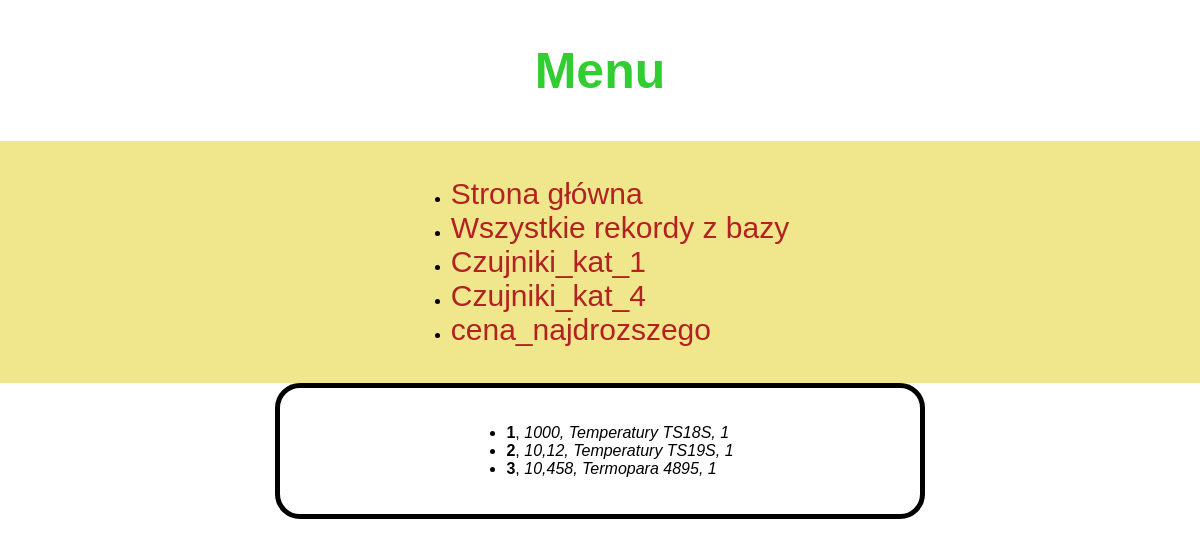
The app's page /Czujniki_kat_1.php with its own data.
### tables this page shows
CREATE TABLE `tabela` (
  `ID` int(2) DEFAULT NULL,
  `CENACZUJNIKA` varchar(6) DEFAULT NULL,
  `NAZWA` varchar(17) DEFAULT NULL,
  `KATEGORIA` int(1) DEFAULT NULL
);

### Czujniki_kat_1.php (the view, shortened to what this page needs)
<?php include_once("connect.php");?>
<!DOCTYPE html>
<html lang="en">
<head>
    <link rel="stylesheet" href="style.css">
</head>
<body>
    <h2>Menu</h2>
    <header>
        <ul>
            <li><a href="index.php">Strona główna</a></li>
            <li><a href="all.php">Wszystkie rekordy z bazy</a></li>
            <li><a href="Czujniki_kat_1.php">Czujniki_kat_1</a></li>
            <li><a href="Czujniki_kat_4.php">Czujniki_kat_4</a></li>
            <li><a href="cena_najdrozszego.php">cena_najdrozszego</a></li>
        </ul>
    </header>
    <div class="Czujniki_kat_1">
    <ul>
        <?php
    $Czujniki_kat_1records = $conn->query("SELECT tabela.ID,tabela.CENACZUJNIKA,tabela.NAZWA,tabela.KATEGORIA FROM tabela where KATEGORIA between 1 and 1;");
    while(list($ID,$CENACZUJNIKA,$NAZWA,$KATEGORIA)=mysqli_fetch_row($Czujniki_kat_1records)){
        echo("<li><b>$ID</b>, <i>$CENACZUJNIKA, $NAZWA, $KATEGORIA</i></li>");
    }
    ?>
        </ul>
    </div>
</body>
</html>

### style.css (style rules this page uses)
body { font-family: Arial, sans-serif; margin: 0; padding: 0; box-sizing: border-box; }
header { background-color: khaki; padding: 20px; display: flex; justify-content: center; align-items: center; }
a { text-decoration: none; color: firebrick; font-size: 30px; }
.Czujniki_kat_1 { display: flex; justify-content: center; width: 600px; height: auto; border: 5px solid black; border-radius: 25px; margin: auto; padding: 20px; }
h2 { display: flex; justify-content: center; color: limegreen; font-size: 50px; }

### records on screen
tabela: ID "1", CENACZUJNIKA "1000", NAZWA "Temperatury TS18S", KATEGORIA "1"
tabela: ID "2", CENACZUJNIKA "10,12", NAZWA "Temperatury TS19S", KATEGORIA "1"
tabela: ID "3", CENACZUJNIKA "10,458", NAZWA "Termopara 4895", KATEGORIA "1"
